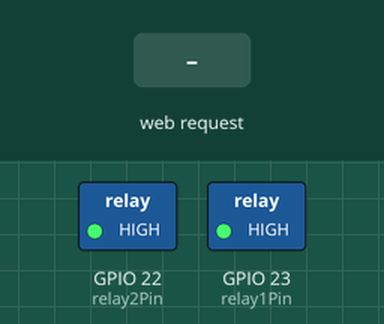
Recording of a sketch running on a simulated ESP32. Parts: switched loads named in the sketch (green lamp = pin HIGH). The inputs (shaded band) are chosen by the test bench. WiFi joins after 1.5 s; servers stay silent unless stated; what the sketch prints to the serial monitor is not drawn.

Above: at 3.2 s.
3.3 s: HTTP request GET /relay1/on received
At 4.1 s:
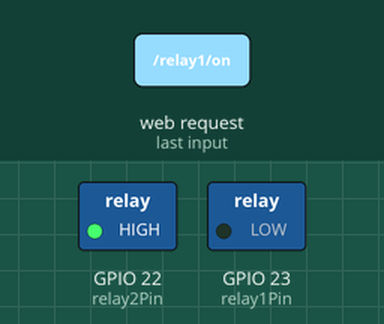
4.8 s: HTTP request GET /relay2/on received
At 5.2 s:
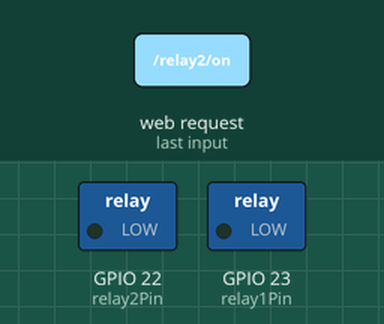
6.3 s: HTTP request GET /relay1/off received
At 7.5 s:
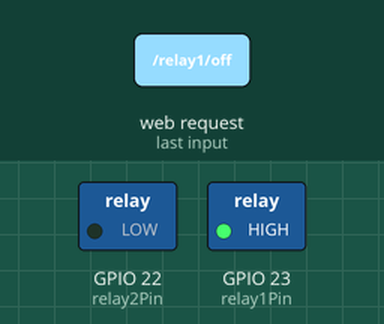
7.8 s: HTTP request GET /relay2/off received
At 8.7 s:
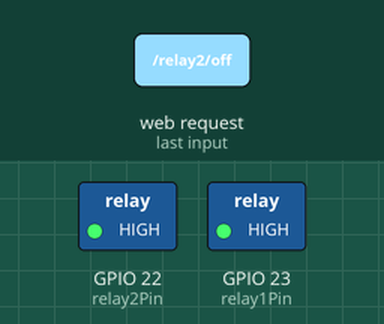
Timing chart, 0 to 10.3 s (numbered marks = the images above; inputs shaded):
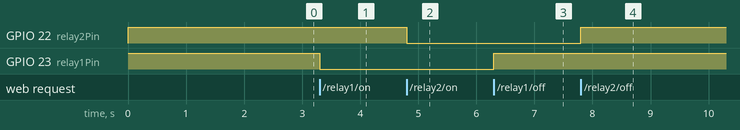

Measured:
- after the input at 3.3 s, GPIO 23 (relay1Pin): HIGH → LOW at once
- after the input at 4.8 s, GPIO 22 (relay2Pin): HIGH → LOW at once
- after the input at 6.3 s, GPIO 23 (relay1Pin): LOW → HIGH at once
- after the input at 7.8 s, GPIO 22 (relay2Pin): LOW → HIGH at once

The sketch:

simple_code.ino
```cpp
#include <WiFi.h>
#include <WebServer.h>

const char* ssid = "MALIK MAAZ AWAN";
const char* password = "12345678";

WebServer server(80);

const int relay1Pin = 23;
const int relay2Pin = 22;

void handleRoot() {
  String html = "<html>\
                  <head>\
                    <title>ESP32 Relay Control</title>\
                    <style>\
                      button { padding: 20px; font-size: 20px; }\
                    </style>\
                  </head>\
                  <body>\
                    <h1>ESP32 Relay Control</h1>\
                    <button onclick=\"location.href='/relay1/on'\">Relay 1 ON</button>\
                    <button onclick=\"location.href='/relay1/off'\">Relay 1 OFF</button><br><br>\
                    <button onclick=\"location.href='/relay2/on'\">Relay 2 ON</button>\
                    <button onclick=\"location.href='/relay2/off'\">Relay 2 OFF</button>\
                  </body>\
                </html>";
  server.send(200, "text/html", html);
}

void handleRelay1On() {
  digitalWrite(relay1Pin, LOW); // LOW to turn the relay ON
  server.sendHeader("Location", "/");
  server.send(303);
}

void handleRelay1Off() {
  digitalWrite(relay1Pin, HIGH); // HIGH to turn the relay OFF
  server.sendHeader("Location", "/");
  server.send(303);
}

void handleRelay2On() {
  digitalWrite(relay2Pin, LOW); // LOW to turn the relay ON
  server.sendHeader("Location", "/");
  server.send(303);
}

void handleRelay2Off() {
  digitalWrite(relay2Pin, HIGH); // HIGH to turn the relay OFF
  server.sendHeader("Location", "/");
  server.send(303);
}

void setup() {
  Serial.begin(115200);
  pinMode(relay1Pin, OUTPUT);
  pinMode(relay2Pin, OUTPUT);
  digitalWrite(relay1Pin, HIGH); // Ensure the relay is OFF initially
  digitalWrite(relay2Pin, HIGH); // Ensure the relay is OFF initially

  WiFi.begin(ssid, password);
  Serial.print("Connecting to WiFi...");
  while (WiFi.status() != WL_CONNECTED) {
    delay(1000);
    Serial.print(".");
  }
  Serial.println("connected");

  server.on("/", handleRoot);
  server.on("/relay1/on", handleRelay1On);
  server.on("/relay1/off", handleRelay1Off);
  server.on("/relay2/on", handleRelay2On);
  server.on("/relay2/off", handleRelay2Off);
  Serial.println("IP Address: " + WiFi.localIP().toString());
  server.begin();
  Serial.println("HTTP server started");
}

void loop() {
  server.handleClient();
}
```
